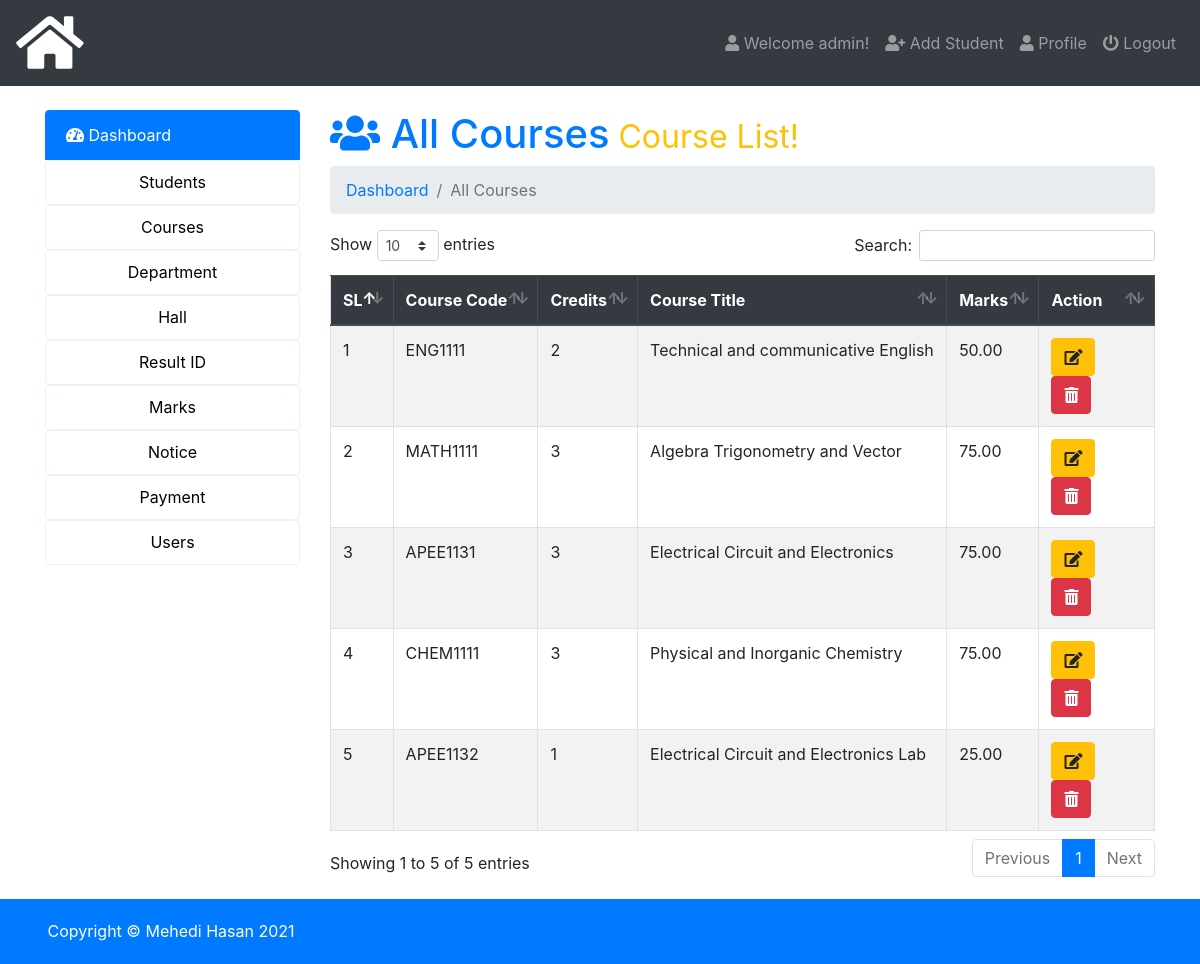
The page /admin/index.php?page=all-course (signed in) on the database its author committed.
### tables this page shows
CREATE TABLE `users` (
  `id` int(5) NOT NULL,
  `name` varchar(50) NOT NULL,
  `email` varchar(50) NOT NULL,
  `username` varchar(50) NOT NULL,
  `password` varchar(100) NOT NULL,
  `photo` varchar(50) NOT NULL,
  `status` varchar(12) NOT NULL,
  `datetime` timestamp NOT NULL DEFAULT CURRENT_TIMESTAMP
);

CREATE TABLE `course_information` (
  `course_id` int(11) NOT NULL,
  `course_code` varchar(50) NOT NULL,
  `credits` enum('1','2','3') NOT NULL,
  `course_title` text NOT NULL,
  `marks` decimal(10,2) NOT NULL
);

### admin/all-course.php (the view, shortened to what this page needs)
<h1 class="text-primary"><i class="fas fa-users"></i>  All Courses<small class="text-warning"> Course List!</small></h1>
<nav aria-label="breadcrumb">
  <ol class="breadcrumb">
     <li class="breadcrumb-item" aria-current="page"><a href="index.php">Dashboard </a></li>
     <li class="breadcrumb-item active" aria-current="page">All Courses</li>
  </ol>
</nav>
<table class="table  table-striped table-hover table-bordered" id="data">
  <thead class="thead-dark">
    <tr>
      <th scope="col">SL</th>
      <th scope="col">Course Code</th>
      <th scope="col">Credits</th>
      <th scope="col">Course Title</th>
      <th scope="col">Marks</th>
      <th scope="col">Action</th>
    </tr>
  </thead>
  <tbody>
    <?php
      $query=mysqli_query($db_con,'SELECT * FROM `course_information` ORDER BY `course_information`.`course_id` ASC;');
      $i=1;
      while ($result = mysqli_fetch_array($query)) { ?>
      <tr>
        <?php
        echo '<td>'.$i.'</td>
          <td>'.ucwords($result['course_code']).'</td>
          <td>'.$result['credits'].'</td>
          <td>'.$result['course_title'].'</td>
          <td>'.$result['marks'].'</td>
          <td>
            <a class="btn btn-xs btn-warning" href="index.php?page=editcourse&id='.base64_encode($result['course_id']).'">
              <i class="fa fa-edit"></i></a>
             &nbsp; <a class="btn btn-xs btn-danger" onclick="javascript:confirmationDelete($(this));return false;" href="index.php?page=delete-course&id='.base64_encode($result['course_id']).'">
             <i class="fas fa-trash-alt"></i></a></td>';?>
      </tr>
     <?php $i++;} ?>
  </tbody>
</table>

### admin/index.php (shortened to what this page needs)
<?php require_once 'db_con.php';
?>
<!doctype html>
<html lang="en">
  <head>
    <link rel="stylesheet" href="../css/bootstrap.min.css">
    <link rel="stylesheet" href="../css/dataTables.bootstrap4.min.css">
    <link rel="stylesheet" href="../css/fontawesome.min.css">
    <link rel="stylesheet" href="../css/solid.min.css">
    <link rel="stylesheet" href="https://cdnjs.cloudflare.com/ajax/libs/animate.css/4.0.0/animate.min.css"/>
    <link rel="stylesheet" type="text/css" href="../css/style.css">
  </head>
  <body>
<nav class="navbar navbar-expand-lg navbar-dark bg-dark">
  <a class="navbar-brand" href="index.php"><i class="fas fa-home fa-3x"></i></a>
  <div class="navbar-collapse collapse justify-content-end" id="navbarSupportedContent">
    <?php $showuser = $_SESSION['user_login']; $haha = mysqli_query($db_con,"SELECT * FROM `users` WHERE `username`='$showuser';"); $showrow=mysqli_fetch_array($haha); ?>
    <ul class="nav navbar-nav ">
      <li class="nav-item"><a class="nav-link" href="index.php?page=user-profile"><i class="fa fa-user"></i> Welcome <?php echo $showrow['name']; ?>!</a></li>
      <li class="nav-item"><a class="nav-link" href="index.php?page=add-student"><i class="fa fa-user-plus"></i> Add Student</a></li>
      <li class="nav-item"><a class="nav-link" href="index.php?page=user-profile"><i class="fa fa-user"></i> Profile</a></li>
      <li class="nav-item"><a class="nav-link" href="logout.php"><i class="fa fa-power-off"></i> Logout</a></li>
    </ul>
  </div>
</nav>
<br>
    <div class="container">
        <div class="row">
          <div class="col-md-3">
            <div class="list-group">
              <a href="index.php?page=dashboard" class="list-group-item list-group-item-action active"><i class="fas fa-tachometer-alt"></i> Dashboard</a>
              <div class="dropdown">
                <button class="dropbtn">Students</button>
              </div>
              <div class="dropdown">
                <button class="dropbtn">Courses</button>
              </div>
              <div class="dropdown">
                <button class="dropbtn">Department</button>
              </div>
              <div class="dropdown">
                <button class="dropbtn">Hall</button>
              </div>
              <div class="dropdown">
                <button class="dropbtn">Result ID</button>
              </div>
              <div class="dropdown">
                <button class="dropbtn">Marks</button>
              </div>
              <div class="dropdown">
                <button class="dropbtn">Notice</button>
              </div>
              <div class="dropdown">
                <button class="dropbtn">Payment</button>
              </div>
              <div class="dropdown">
                <button class="dropbtn">Users</button>
              </div>
            </div>
          </div>
          <div class="col-md-9">
             <div class="content">
                 <?php
                   if (isset($_GET['page'])) {
                    $page = $_GET['page'].'.php';
                    }else{
                      $page = 'dashboard.php';
                    }
                    if (file_exists($page)) {
                      require_once $page;
                    }else{
                      require_once '404.php';
                    }
                  ?>
             </div>
        </div>
        </div>
    </div>
    <footer>
      <div class="container">
      <p>Copyright &copy; Mehedi Hasan <?php echo date('Y') ?></p>
      </div>
    </footer>
  </body>
</html>

### css/style.css (style rules this page uses)
footer { background: #007BFF; color: #fff; padding: 20px 0px 5px 5px; margin-top: 20px; }

### admin/index.php (style rules this page uses)
.dropbtn { width:100%; height: 45px; border-style: ridge; line-height: 35px; padding: 0 12px; display: inline-block; border-radius: 4px; cursor: pointer; transition: all .1s; box-sizing: border-box; text-align: center; background-color: #fff; border: 1px solid #e9f2f9; font-size: 16px; position: relative; }
.dropdown { position: relative; display: inline-block; }

### rows shown on the page
users: name "admin"
course_information: course_code "ENG1111", credits "2", course_title "Technical and communicative English", marks "50.00"
course_information: course_code "MATH1111", credits "3", course_title "Algebra Trigonometry and Vector", marks "75.00"
course_information: course_code "APEE1131", credits "3", course_title "Electrical Circuit and Electronics", marks "75.00"
course_information: course_code "CHEM1111", credits "3", course_title "Physical and Inorganic Chemistry", marks "75.00"
course_information: course_code "APEE1132", credits "1", course_title "Electrical Circuit and Electronics Lab", marks "25.00"
